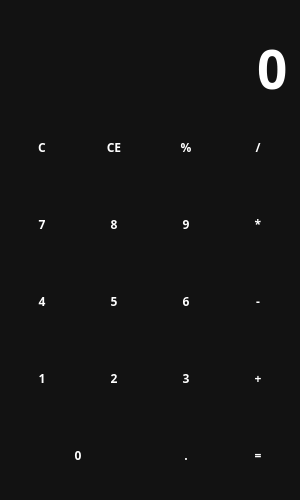
<?xml version="1.0" encoding="UTF-8"?>
<ui version="4.0">
 <class>MainWindow</class>
 <widget class="QMainWindow" name="MainWindow">
  <property name="geometry">
   <rect>
    <x>0</x>
    <y>0</y>
    <width>300</width>
    <height>500</height>
   </rect>
  </property>
  <property name="windowTitle">
   <string>Calculator</string>
  </property>
  <property name="styleSheet">
   <string notr="true">QWidget {
    color: white;
    background-color: #121212;
    font-family: Rubik;
    font-weight: 600;

}
QPushButton{
 	background-color: transparent ;
    border: none;
}

QPushButton:hover {
    background-color:#666 ;
}
QPushButton:pressed {
    background-color:#777 ;
}</string>
  </property>
  <widget class="QWidget" name="centralwidget">
   <layout class="QVBoxLayout" name="verticalLayout">
    <item>
     <widget class="QLabel" name="label">
      <property name="sizePolicy">
       <sizepolicy hsizetype="Preferred" vsizetype="Maximum">
        <horstretch>0</horstretch>
        <verstretch>0</verstretch>
       </sizepolicy>
      </property>
      <property name="styleSheet">
       <string notr="true">color: #888</string>
      </property>
      <property name="lineWidth">
       <number>8</number>
      </property>
      <property name="text">
       <string/>
      </property>
      <property name="alignment">
       <set>Qt::AlignRight|Qt::AlignTrailing|Qt::AlignVCenter</set>
      </property>
     </widget>
    </item>
    <item>
     <widget class="QLineEdit" name="lineEdit">
      <property name="styleSheet">
       <string notr="true">font-size: 40pt;
border: none;</string>
      </property>
      <property name="text">
       <string>0</string>
      </property>
      <property name="maxLength">
       <number>10</number>
      </property>
      <property name="alignment">
       <set>Qt::AlignRight|Qt::AlignTrailing|Qt::AlignVCenter</set>
      </property>
      <property name="readOnly">
       <bool>true</bool>
      </property>
     </widget>
    </item>
    <item>
     <layout class="QGridLayout" name="Layout_buttons">
      <item row="2" column="3">
       <widget class="QPushButton" name="Button_9">
        <property name="sizePolicy">
         <sizepolicy hsizetype="Minimum" vsizetype="Expanding">
          <horstretch>0</horstretch>
          <verstretch>0</verstretch>
         </sizepolicy>
        </property>
        <property name="text">
         <string>9</string>
        </property>
        <property name="shortcut">
         <string>9</string>
        </property>
       </widget>
      </item>
      <item row="1" column="3">
       <widget class="QPushButton" name="pushButton_25">
        <property name="sizePolicy">
         <sizepolicy hsizetype="Minimum" vsizetype="Expanding">
          <horstretch>0</horstretch>
          <verstretch>0</verstretch>
         </sizepolicy>
        </property>
        <property name="text">
         <string>%</string>
        </property>
       </widget>
      </item>
      <item row="4" column="3">
       <widget class="QPushButton" name="Button_3">
        <property name="sizePolicy">
         <sizepolicy hsizetype="Minimum" vsizetype="Expanding">
          <horstretch>0</horstretch>
          <verstretch>0</verstretch>
         </sizepolicy>
        </property>
        <property name="text">
         <string>3</string>
        </property>
        <property name="shortcut">
         <string>3</string>
        </property>
       </widget>
      </item>
      <item row="3" column="1">
       <widget class="QPushButton" name="Button_5">
        <property name="sizePolicy">
         <sizepolicy hsizetype="Minimum" vsizetype="Expanding">
          <horstretch>0</horstretch>
          <verstretch>0</verstretch>
         </sizepolicy>
        </property>
        <property name="text">
         <string>5</string>
        </property>
        <property name="shortcut">
         <string>5</string>
        </property>
       </widget>
      </item>
      <item row="5" column="4">
       <widget class="QPushButton" name="Button_ravno">
        <property name="sizePolicy">
         <sizepolicy hsizetype="Minimum" vsizetype="Expanding">
          <horstretch>0</horstretch>
          <verstretch>0</verstretch>
         </sizepolicy>
        </property>
        <property name="text">
         <string>=</string>
        </property>
        <property name="shortcut">
         <string>=</string>
        </property>
       </widget>
      </item>
      <item row="1" column="1">
       <widget class="QPushButton" name="Button_del">
        <property name="sizePolicy">
         <sizepolicy hsizetype="Minimum" vsizetype="Expanding">
          <horstretch>0</horstretch>
          <verstretch>0</verstretch>
         </sizepolicy>
        </property>
        <property name="text">
         <string>CE</string>
        </property>
        <property name="shortcut">
         <string>Del</string>
        </property>
       </widget>
      </item>
      <item row="2" column="4">
       <widget class="QPushButton" name="Button_mnog">
        <property name="sizePolicy">
         <sizepolicy hsizetype="Minimum" vsizetype="Expanding">
          <horstretch>0</horstretch>
          <verstretch>0</verstretch>
         </sizepolicy>
        </property>
        <property name="text">
         <string>*</string>
        </property>
        <property name="shortcut">
         <string>*</string>
        </property>
       </widget>
      </item>
      <item row="3" column="4">
       <widget class="QPushButton" name="Button_minus">
        <property name="sizePolicy">
         <sizepolicy hsizetype="Minimum" vsizetype="Expanding">
          <horstretch>0</horstretch>
          <verstretch>0</verstretch>
         </sizepolicy>
        </property>
        <property name="text">
         <string>-</string>
        </property>
        <property name="shortcut">
         <string>-</string>
        </property>
       </widget>
      </item>
      <item row="3" column="0">
       <widget class="QPushButton" name="Button_4">
        <property name="sizePolicy">
         <sizepolicy hsizetype="Minimum" vsizetype="Expanding">
          <horstretch>0</horstretch>
          <verstretch>0</verstretch>
         </sizepolicy>
        </property>
        <property name="text">
         <string>4</string>
        </property>
        <property name="shortcut">
         <string>4</string>
        </property>
       </widget>
      </item>
      <item row="4" column="4">
       <widget class="QPushButton" name="Button_plus">
        <property name="sizePolicy">
         <sizepolicy hsizetype="Minimum" vsizetype="Expanding">
          <horstretch>0</horstretch>
          <verstretch>0</verstretch>
         </sizepolicy>
        </property>
        <property name="text">
         <string>+</string>
        </property>
        <property name="shortcut">
         <string>+</string>
        </property>
       </widget>
      </item>
      <item row="1" column="4">
       <widget class="QPushButton" name="Button_delenie">
        <property name="sizePolicy">
         <sizepolicy hsizetype="Minimum" vsizetype="Expanding">
          <horstretch>0</horstretch>
          <verstretch>0</verstretch>
         </sizepolicy>
        </property>
        <property name="text">
         <string>/</string>
        </property>
        <property name="shortcut">
         <string>/</string>
        </property>
       </widget>
      </item>
      <item row="1" column="0">
       <widget class="QPushButton" name="pushButton_26">
        <property name="sizePolicy">
         <sizepolicy hsizetype="Minimum" vsizetype="Expanding">
          <horstretch>0</horstretch>
          <verstretch>0</verstretch>
         </sizepolicy>
        </property>
        <property name="text">
         <string>C</string>
        </property>
        <property name="shortcut">
         <string>Backspace</string>
        </property>
       </widget>
      </item>
      <item row="4" column="0">
       <widget class="QPushButton" name="Button_1">
        <property name="sizePolicy">
         <sizepolicy hsizetype="Minimum" vsizetype="Expanding">
          <horstretch>0</horstretch>
          <verstretch>0</verstretch>
         </sizepolicy>
        </property>
        <property name="text">
         <string>1</string>
        </property>
        <property name="shortcut">
         <string>1</string>
        </property>
       </widget>
      </item>
      <item row="2" column="0">
       <widget class="QPushButton" name="Button_7">
        <property name="sizePolicy">
         <sizepolicy hsizetype="Minimum" vsizetype="Expanding">
          <horstretch>0</horstretch>
          <verstretch>0</verstretch>
         </sizepolicy>
        </property>
        <property name="text">
         <string>7</string>
        </property>
        <property name="shortcut">
         <string>7</string>
        </property>
       </widget>
      </item>
      <item row="2" column="1">
       <widget class="QPushButton" name="Button_8">
        <property name="sizePolicy">
         <sizepolicy hsizetype="Minimum" vsizetype="Expanding">
          <horstretch>0</horstretch>
          <verstretch>0</verstretch>
         </sizepolicy>
        </property>
        <property name="text">
         <string>8</string>
        </property>
        <property name="shortcut">
         <string>8</string>
        </property>
       </widget>
      </item>
      <item row="3" column="3">
       <widget class="QPushButton" name="Button_6">
        <property name="sizePolicy">
         <sizepolicy hsizetype="Minimum" vsizetype="Expanding">
          <horstretch>0</horstretch>
          <verstretch>0</verstretch>
         </sizepolicy>
        </property>
        <property name="text">
         <string>6</string>
        </property>
       </widget>
      </item>
      <item row="5" column="3">
       <widget class="QPushButton" name="Button_point">
        <property name="sizePolicy">
         <sizepolicy hsizetype="Minimum" vsizetype="Expanding">
          <horstretch>0</horstretch>
          <verstretch>0</verstretch>
         </sizepolicy>
        </property>
        <property name="text">
         <string>.</string>
        </property>
        <property name="shortcut">
         <string>.</string>
        </property>
       </widget>
      </item>
      <item row="4" column="1">
       <widget class="QPushButton" name="Button_2">
        <property name="sizePolicy">
         <sizepolicy hsizetype="Minimum" vsizetype="Expanding">
          <horstretch>0</horstretch>
          <verstretch>0</verstretch>
         </sizepolicy>
        </property>
        <property name="text">
         <string>2</string>
        </property>
        <property name="shortcut">
         <string>2</string>
        </property>
       </widget>
      </item>
      <item row="5" column="0" colspan="2">
       <widget class="QPushButton" name="Button_0">
        <property name="sizePolicy">
         <sizepolicy hsizetype="Minimum" vsizetype="Expanding">
          <horstretch>0</horstretch>
          <verstretch>0</verstretch>
         </sizepolicy>
        </property>
        <property name="text">
         <string>0</string>
        </property>
        <property name="shortcut">
         <string>0</string>
        </property>
       </widget>
      </item>
     </layout>
    </item>
   </layout>
  </widget>
 </widget>
 <resources/>
 <connections/>
</ui>
